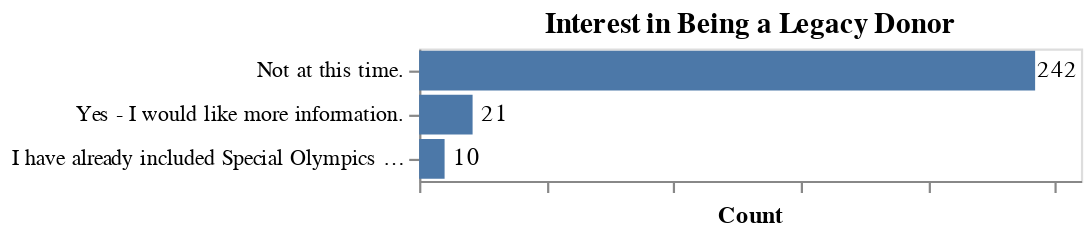

Notebook code cell kept with this figure:
### Code cell
legacy_df = donor_survey_df[['legacy_prospect']].dropna(subset=['legacy_prospect']) 


bar = alt.Chart(legacy_df).mark_bar().encode(
    alt.X('count()', title='Count',axis=alt.Axis(labels=False, grid=False)),
    alt.Y('legacy_prospect', sort='-x', title=None, axis=alt.Axis(tickCount=9, grid=False))).properties(title= 'Interest in Being a Legacy Donor')

text = alt.Chart(legacy_df).mark_text(align='center', dx=10).encode(
    alt.Y('legacy_prospect', sort='-x'),
    alt.X('count()'),
    alt.Text('count()'))

bar + text

### Figure 1 — Vega-Lite specification as saved in the notebook (floating-point values rounded to 4 significant figures; data arrays with more than 128 entries replaced by an {"elided": "..."} marker saying what was removed)
{"config": {"view": {"continuousWidth": 300, "continuousHeight": 300}}, "layer": [{"mark": {"type": "bar"}, "encoding": {"x": {"aggregate": "count", "axis": {"grid": false, "labels": false}, "title": "Count", "type": "quantitative"}, "y": {"axis": {"grid": false, "tickCount": 9}, "field": "legacy_prospect", "sort": "-x", "title": null, "type": "nominal"}}, "title": "Interest in Being a Legacy Donor"}, {"mark": {"type": "text", "align": "center", "dx": 10}, "encoding": {"text": {"aggregate": "count", "type": "quantitative"}, "x": {"aggregate": "count", "type": "quantitative"}, "y": {"field": "legacy_prospect", "sort": "-x", "type": "nominal"}}}], "data": {"name": "data-72e9c6585cc242fd6ea2712e94273435"}, "$schema": "https://vega.github.io/schema/vega-lite/v5.20.1.json", "datasets": {"data-72e9c6585cc242fd6ea2712e94273435": {"elided": "273 records"}}}
